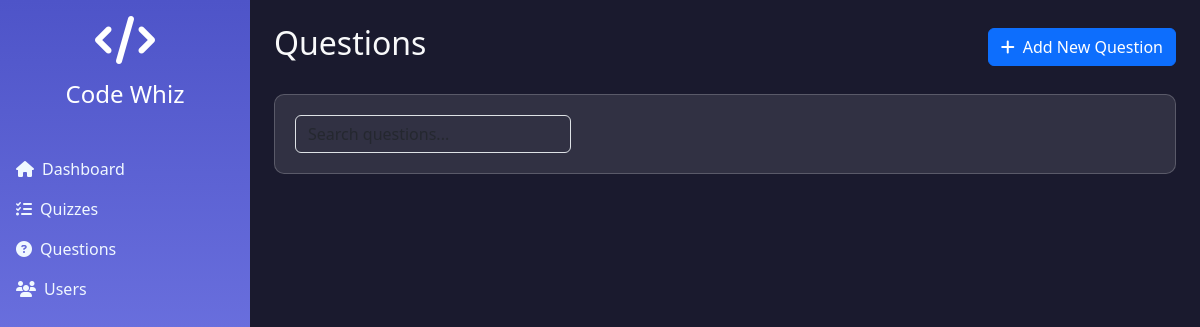
Page /qns/1 on the earlier database version.
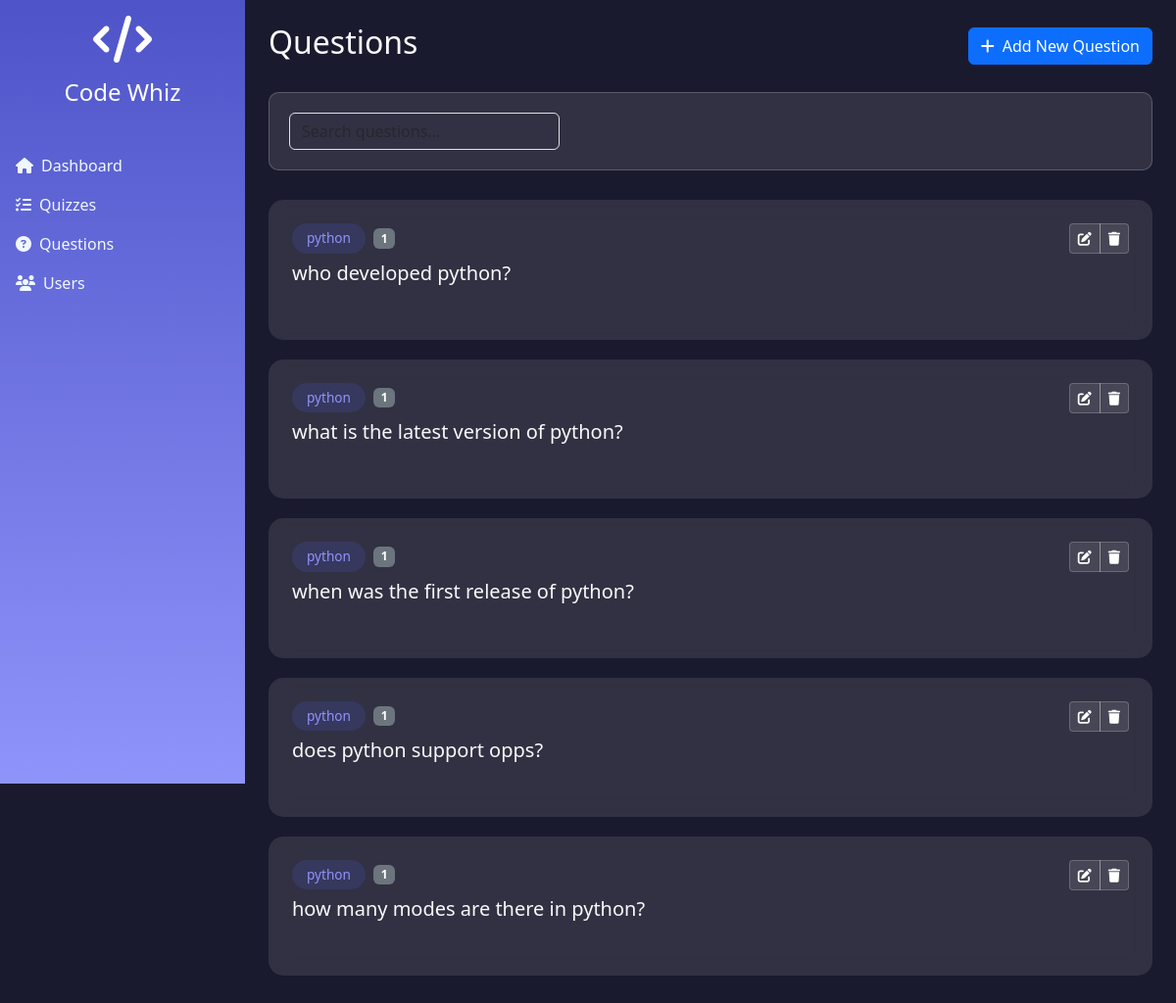
Same page on the later database version.
### cw_app/models.py (models this page shows, shortened)
class Question(models.Model):
    quiz = models.ForeignKey(Quiz, on_delete=models.CASCADE)
    question_text = models.TextField()
    points = models.IntegerField(default=1)

class Quiz(models.Model):
    title = models.CharField(max_length=200)
    category = models.ForeignKey(Category, on_delete=models.CASCADE)
    description = models.TextField()
    time_limit = models.IntegerField()
    created_at = models.DateTimeField(auto_now_add=True)
    status = models.TextField(null=True, blank=True)

class Category(models.Model):
    name = models.CharField(max_length=100)
    description = models.TextField()

### cw_app/views.py (the view)
# urls.py: path('qns/<qid>',views.questions),
def questions(req, qid):
    qns = Question.objects.filter(quiz=qid).prefetch_related('choice_set')
    return render(req, 'admin/questions.html', {'ques': qns})

### templates/admin/questions.html (shortened to what this page needs)
<!DOCTYPE html>
<html lang="en">
<head>
    <link href="https://cdnjs.cloudflare.com/ajax/libs/bootstrap/5.3.0/css/bootstrap.min.css" rel="stylesheet">
    <link href="https://cdnjs.cloudflare.com/ajax/libs/font-awesome/6.4.0/css/all.min.css" rel="stylesheet">
    <link href="https://cdnjs.cloudflare.com/ajax/libs/animate.css/4.1.1/animate.min.css" rel="stylesheet">
</head>
<body>
    <div class="sidebar">
        <div class="p-3 text-center">
            <i class="fas fa-code fa-3x text-white mb-3 animate__animated animate__bounceIn"></i>
            <h4 class="text-white mb-4">Code Whiz</h4>
        </div>
        <nav class="nav flex-column">
            <a class="nav-link active" href="../" style="color: aliceblue;"><i class="fas fa-home me-2"></i>Dashboard</a>
            <a class="nav-link" href="quize" style="color: aliceblue;"><i class="fas fa-tasks me-2"></i>Quizzes</a>
            <a class="nav-link" href="qns" style="color: aliceblue;"><i class="fas fa-question-circle me-2"></i>Questions</a>
            <a class="nav-link" href="#" style="color: aliceblue;"><i class="fas fa-users me-2"></i>Users</a>
        </nav>
    </div>
    <div class="content text-light p-4">
        <div class="d-flex justify-content-between align-items-center mb-4">
            <h2 class="animate__animated animate__fadeIn">Questions</h2>
            <button class="btn btn-primary animate__animated animate__fadeIn">
                <i class="fas fa-plus me-2"></i>Add New Question
            </button>
        </div>
        <div class="search-filter animate__animated animate__fadeInUp">
            <div class="row g-3">
                <div class="col-md-4">
                    <input type="text" class="form-control bg-transparent text-white" placeholder="Search questions...">
                </div>
            </div>
        </div>
        <div class="questions-list">
            {% for q in ques %}
            <div class="question-card p-4 animate__animated animate__fadeInUp">
                <div class="d-flex justify-content-between align-items-start mb-3">
                    <div>
                        <div class="d-flex align-items-center gap-2 mb-2">
                            <span class="tag">{{q.quiz.category.name }}</span>
                            <span class="badge bg-secondary">{{q.points}}</span>
                        </div>
                        <h5>{{q.question_text}}?</h5>
                    </div>
                    <div class="btn-group">
                        <button class="btn btn-action btn-sm">
                            <i class="fas fa-edit"></i>
                        </button>
                        <button class="btn btn-action btn-sm">
                            <i class="fas fa-trash"></i>
                        </button>
                    </div>
                </div>
            </div>
            {% endfor %}
        </div>
    </div>
</body>
</html>

### templates/admin/questions.html (style rules this page uses)
:root { --primary-color: #4e54c8; --secondary-color: #8f94fb; --dark-color: #1a1a2e; --light-color: #f0f3ff; }
body { background: var(--dark-color); min-height: 100vh; }
.sidebar { background: linear-gradient(180deg, var(--primary-color), var(--secondary-color)); min-height: 100vh; position: fixed; left: 0; top: 0; width: 250px; z-index: 1000; transition: all 0.3s ease; }
.content { margin-left: 250px; padding: 20px; transition: all 0.3s ease; }
.question-card { background: rgba(255, 255, 255, 0.1); backdrop-filter: blur(10px); border-radius: 15px; transition: all 0.3s ease; margin-bottom: 20px; }
.tag { background: rgba(78, 84, 200, 0.2); color: #8f94fb; padding: 5px 15px; border-radius: 20px; font-size: 0.85rem; }
.search-filter { background: rgba(255, 255, 255, 0.1); border: 1px solid rgba(255, 255, 255, 0.2); border-radius: 10px; padding: 20px; margin-bottom: 30px; }
.btn-action { background: rgba(255, 255, 255, 0.1); border: 1px solid rgba(255, 255, 255, 0.2); color: white; transition: all 0.3s ease; }

Differences in the rows shown:
added Question: quiz.category.name "python", points "1", question_text "who developed python"
added Question: quiz.category.name "python", points "1", question_text "what is the latest version of python"
added Question: quiz.category.name "python", points "1", question_text "when was the first release of python"
added Question: quiz.category.name "python", points "1", question_text "does python support opps"
added Question: quiz.category.name "python", points "1", question_text "how many modes are there in python"
